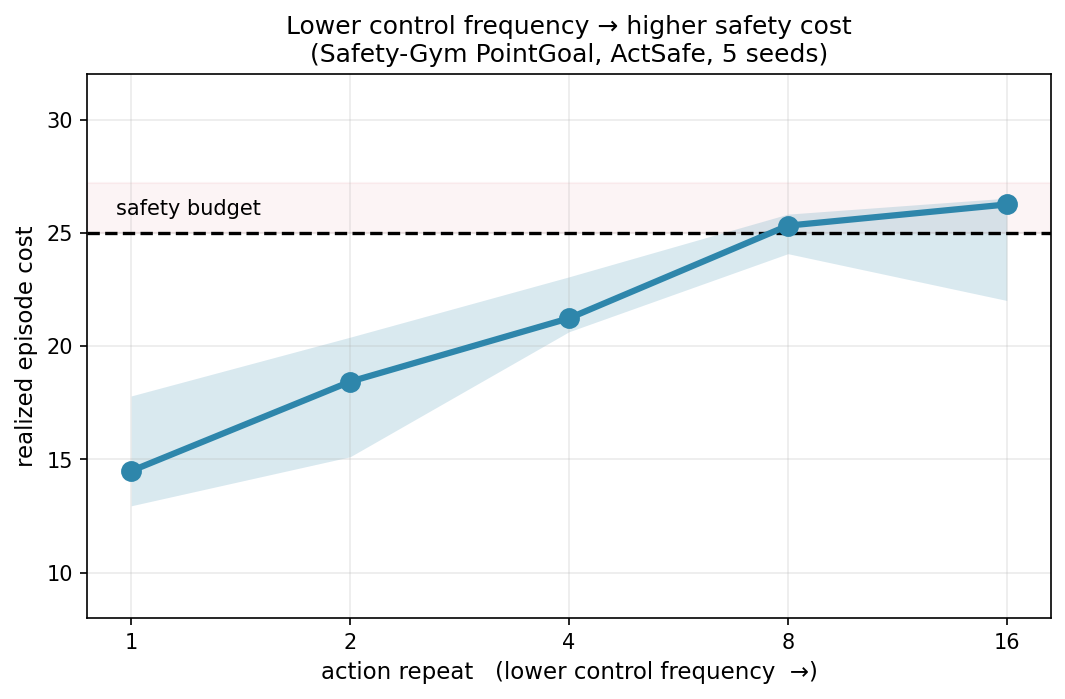

Reproduce this figure in Python.
"""Supervisor-update figure: one clean message — cost rises with action repeat.

Single panel. kappa=0.1 (the clean, with-margin setting). Median cost over 5 seeds + IQR band,
the d=25 budget line, and the safe/unsafe crossing. Reads agg.json (produced by
control_frequency_safety.py). That's it — no reward panel, no per-seed annotations.
"""
import os, json
import numpy as np
import matplotlib
matplotlib.use("Agg")
import matplotlib.pyplot as plt

HERE = os.path.dirname(os.path.abspath(__file__))
agg = json.load(open(os.path.join(HERE, "agg.json")))
ARS = [1, 2, 4, 8, 16]
KA = 0.1

cost_seeds = [agg[f"{KA}|{ar}"]["cost_seeds"] for ar in ARS]
med = np.array([np.median(c) for c in cost_seeds])
q1 = np.array([np.percentile(c, 25) for c in cost_seeds])
q3 = np.array([np.percentile(c, 75) for c in cost_seeds])
x = np.arange(len(ARS))

fig, ax = plt.subplots(figsize=(7.2, 4.8))
BLUE = "#2e86ab"
ax.fill_between(x, q1, q3, color=BLUE, alpha=0.18, lw=0)
ax.plot(x, med, "-o", color=BLUE, lw=3, ms=9, zorder=3)

ax.axhline(25, ls="--", color="black", lw=1.6)
ax.text(0.03, 25.8, "safety budget", fontsize=10, transform=ax.get_yaxis_transform())
ax.axhspan(25, ax.get_ylim()[1], color="#d1495b", alpha=0.06, zorder=0)

ax.set_xticks(x); ax.set_xticklabels(ARS)
ax.set_xlabel("action repeat   (lower control frequency  →)", fontsize=11)
ax.set_ylabel("realized episode cost", fontsize=11)
ax.set_title("Lower control frequency → higher safety cost\n(Safety-Gym PointGoal, ActSafe, 5 seeds)",
             fontsize=12)
ax.set_ylim(8, 32)
ax.grid(alpha=0.25)
fig.tight_layout()
out = os.path.join(HERE, "cost_vs_frequency.png")
fig.savefig(out, dpi=150, bbox_inches="tight")
print("saved", out)
